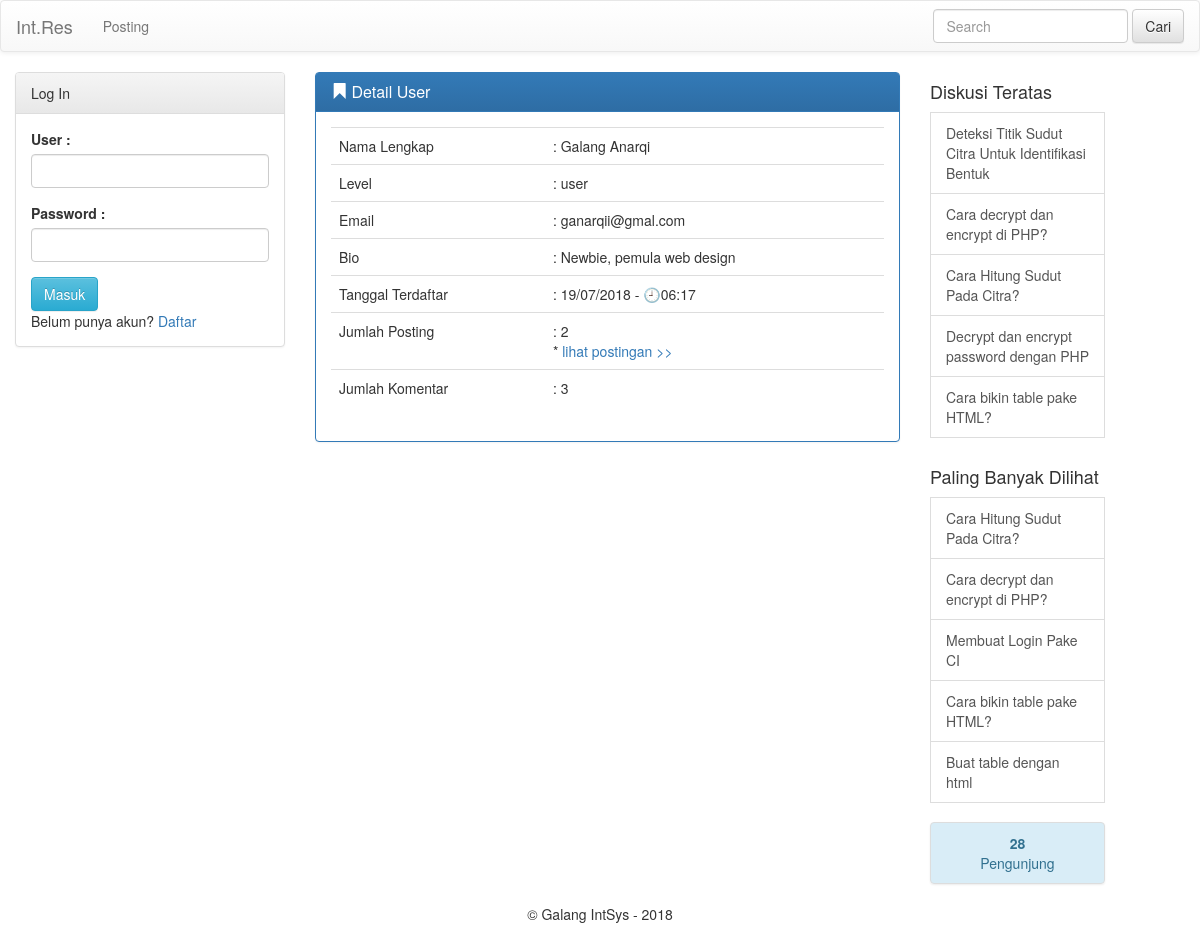
Screenshot of /home/detailuser/ganarqiz with the database file from the repository.
### tables this page shows
CREATE TABLE `user` (
  `id_user` int(10) NOT NULL,
  `usn` varchar(15) NOT NULL,
  `pass` text NOT NULL,
  `nama` varchar(30) NOT NULL,
  `email` varchar(20) NOT NULL,
  `bio` text NOT NULL,
  `level` enum('admin','user') NOT NULL,
  `tgl_terdaftar` datetime NOT NULL,
  `logged_in` enum('TRUE','FALSE') NOT NULL,
  `t_login` datetime NOT NULL,
  `t_logout` datetime NOT NULL
);

CREATE TABLE `konten` (
  `idkonten` int(100) NOT NULL,
  `judul` varchar(100) NOT NULL,
  `tipe` varchar(20) NOT NULL,
  `deskripsi` text NOT NULL,
  `tag` text NOT NULL,
  `pembuat` varchar(30) NOT NULL,
  `post` enum('Y','N') NOT NULL,
  `tgl_dibuat` datetime NOT NULL,
  `vote` int(100) DEFAULT '0',
  `pengunjung` int(11) NOT NULL,
  `jml_komentar` int(10) NOT NULL
);

### application/controllers/Home.php (called while the page is built, shortened)
<?php
class Home extends CI_Controller
{
	public function __construct()
	{
		$this->load->model('admin_model');
	}
	public function load_view_home($view,$data = "")
    {
	    $this->load->view('client/header');
	    if($this->session->userdata('logged_in') == TRUE){
	    $usn=$this->session->userdata('usn');
    	$datausn['user'] = $this->admin_model->getuserid($usn);
		if(strcmp($this->session->userdata('lvl'), "admin")==0){
			$this->load->view('admin/sidebar',$datausn);
		}
		$this->load->view('client/sidebarkiriloggedin',$datausn);
		}else{
        $this->load->view('client/sidebarkiri',$data);
        }
        $this->load->view('client/signup',$data);
    	$this->load->view($view,$data);
    }
	public function detailuser($usn)
	{
		$data['konten'] = $this->admin_model->get_kontenhome();
		$data['komentar'] = $this->admin_model->get_komentar();
		$data['detailuser'] = $this->admin_model->getuserid($usn);
		$data['kontendisc'] = $this->admin_model->get_kontendisc();
   		$data['diskusiteratas'] = $this->admin_model->get_diskusiteratas();
		$this->load_view_home('client/userdetail',$data);
		$this->load->view('client/sidebarkanan',$data);
		$this->load->view('client/footer',$data);
	}
}
?>

### index.php (called while the page is built, shortened)
<?php
require_once BASEPATH.'core/CodeIgniter.php';

### application/models/Admin_model.php (called while the page is built, shortened)
<?php
class Admin_model extends CI_Model
{
	public function get_kontenhome()
	{
		$this->db->order_by("tgl_dibuat", "desc");
		$query = $this->db->get('konten');
		return $query->result();
	}
	public function get_kontendisc()
	{
		$this->db->order_by("pengunjung", "desc");
		$this->db->limit(5);
		$query = $this->db->get('konten');
		return $query->result();
	}
	public function getuserid($username)
	{
		$this->db->where('usn', $username);
		$query = $this->db->get('user');
		return $query->row();
	}
	public function get_komentar(){
		$this->db->order_by("id_komentar", "desc");
		$query = $this->db->get('komentar');
		return $query->result();
	}
	public function get_diskusiteratas(){
		$this->db->order_by("jml_komentar", "desc");
			$this->db->limit(5);
		$query = $this->db->get('konten');
		return $query->result();
	}
}
?>

### application/views/client/sidebarkanan.php (the view, shortened to what this page needs)
  <div class="col-sm-2">
       <h4>Diskusi Teratas</h4>
           <?php
           foreach($diskusiteratas as $dt){
           ?>
          <a href="<?php echo base_url().'home/detailkonten/'.$dt->idkonten;?>" class="list-group-item"><?php echo $dt->judul ?></a>
          <?php
           }
           ?>
        <br><h4>Paling Banyak Dilihat</h4>
        <?php
        foreach($kontendisc as $db):?>
        <a href="<?php echo base_url().'home/detailkonten/'.$db->idkonten;?>" class="list-group-item"><?php echo $db->judul ?></a>
        <?php
        endforeach;
        ?></td>
     <BR>
     <?php
     $jml_pengunjung=0;
     foreach ($konten as $ktn) {
       $jml_pengunjung=$ktn->pengunjung+$jml_pengunjung;
     }
     ?>
     <ul class="list-group">
  <li class="list-group-item list-group-item-info"><?php echo "<center><B>".$jml_pengunjung."</b><br>Pengunjung</center>";?></li>
  </ul>
    </div>
</div>

### application/views/client/userdetail.php
<div class="row">
  <div class="col-sm-6">
  	  <div class="panel panel-primary">
	<div class="panel-heading">
    <h3 class="panel-title">
    <span class="glyphicon glyphicon-bookmark"></span> Detail User</h3>
	</div>
	<div class="panel-body">
  <table class="table">
  <?php
    $from_time = strtotime("$detailuser->tgl_terdaftar");
    $countp=0;
    $countk=0;
  ?>
  <tr><td>Nama Lengkap</td><td><?php echo ": ".ucfirst($detailuser->nama);?></td></tr>
  <tr><td>Level</td><td><?php echo ": ".$detailuser->level;?></td></tr>
  <tr><td>Email</td><td><?php echo ": ".$detailuser->email;?></td></tr>
  <tr><td>Bio</td><td><?php echo ": ".$detailuser->bio;?></td></tr>
  <tr><td>Tanggal Terdaftar</td><td><?php echo ": ".date("d/m/Y",$from_time)." - &#128344;".date("H:i",$from_time);?></td></tr>
  <tr><td>Jumlah Posting</td><td><?php
  foreach ($konten as $ktn) {
    if(strcmp($ktn->pembuat, $detailuser->usn)==0){
      $countp=$countp+1;
    }
  }
     echo ": ".$countp;?>
    <br>* <a href="<?php echo base_url().'home/searchuserpost/'."$detailuser->usn" ?>">lihat postingan >></a>
  </td></tr>
  <tr><td>Jumlah Komentar</td>
    <?php
     foreach ($komentar as $kmn) {
      if(strcmp(ucfirst($detailuser->usn), ucfirst($kmn->nama))==0){
      $countk=$countk+1;
      }
    }?>
    <td><?php echo ": ".$countk; ?> </td></tr>
	</table>
  </div>
</div>
  </div>

### rows the page displays
user: nama "Galang Anarqi", level "user", email "ganarqii@gmal.com", bio "Newbie, pemula web design", tgl_terdaftar "19/07/2018", tgl_terdaftar "06:17"
konten: judul "Deteksi Titik Sudut Citra Untuk Identifikasi Bentuk"
konten: judul "Cara decrypt dan encrypt di PHP?"
konten: judul "Cara Hitung Sudut Pada Citra?"
konten: judul "Decrypt dan encrypt password dengan PHP"
konten: judul "Cara bikin table pake HTML?"
konten: judul "Membuat Login Pake CI"
konten: judul "Buat table dengan html"

### other values shown
$countp "2"
$countk "3"
$jml_pengunjung "28"
